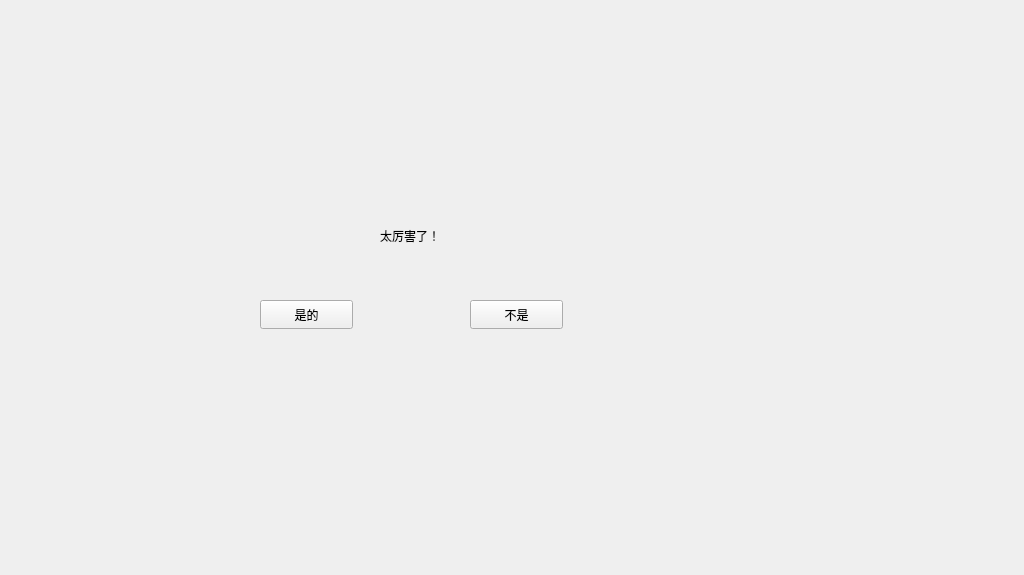
<?xml version="1.0" encoding="UTF-8"?>
<ui version="4.0">
 <class>MainWindow</class>
 <widget class="QMainWindow" name="MainWindow">
  <property name="enabled">
   <bool>true</bool>
  </property>
  <property name="geometry">
   <rect>
    <x>0</x>
    <y>0</y>
    <width>1024</width>
    <height>575</height>
   </rect>
  </property>
  <property name="windowTitle">
   <string>SciSpiner MAX</string>
  </property>
  <property name="windowIcon">
   <iconset>
    <normaloff>../Documents/GitHub/SciSpin_Max_RELEASE/_image/logo.ico</normaloff>../Documents/GitHub/SciSpin_Max_RELEASE/_image/logo.ico</iconset>
  </property>
  <property name="documentMode">
   <bool>false</bool>
  </property>
  <widget class="QWidget" name="centralwidget">
   <widget class="QLabel" name="label">
    <property name="geometry">
     <rect>
      <x>380</x>
      <y>210</y>
      <width>91</width>
      <height>51</height>
     </rect>
    </property>
    <property name="text">
     <string>太厉害了！</string>
    </property>
   </widget>
   <widget class="QPushButton" name="pushButton">
    <property name="geometry">
     <rect>
      <x>260</x>
      <y>300</y>
      <width>93</width>
      <height>29</height>
     </rect>
    </property>
    <property name="text">
     <string>是的</string>
    </property>
   </widget>
   <widget class="QPushButton" name="pushButton_2">
    <property name="geometry">
     <rect>
      <x>470</x>
      <y>300</y>
      <width>93</width>
      <height>29</height>
     </rect>
    </property>
    <property name="text">
     <string>不是</string>
    </property>
   </widget>
  </widget>
  <action name="actionOpen_Directory">
   <property name="enabled">
    <bool>false</bool>
   </property>
   <property name="text">
    <string>Open Directory</string>
   </property>
  </action>
  <action name="actionExit">
   <property name="text">
    <string>Exit</string>
   </property>
  </action>
  <action name="actionCreate_Timelapse">
   <property name="text">
    <string>Create Timelapse</string>
   </property>
  </action>
 </widget>
 <resources/>
 <connections/>
</ui>
